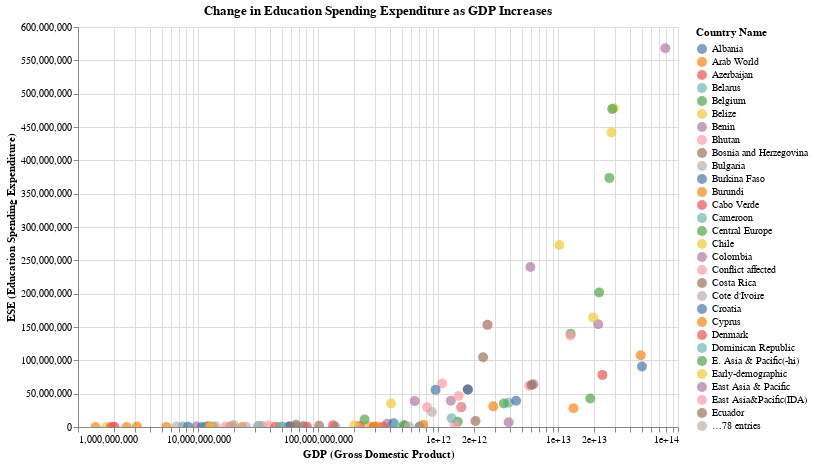

The cell this chart's notebook holds for it:
### Code cell
# Create the Altair scatter plot
scatter_plot = alt.Chart(df).mark_circle(size=100).encode(
    x=alt.X('GDP', scale=alt.Scale(type='log'), title='GDP (Gross Domestic Product)'),
    y=alt.Y('ESE', title='ESE (Education Spending Expenditure)'),
    color='Country Name:N',
    tooltip=['Country Name', 'GDP', 'ESE']
).properties(
    title='Change in Education Spending Expenditure as GDP Increases',
    width=600,
    height=400
).interactive()

scatter_plot.show()

### Figure 1 — Vega-Lite specification as saved in the notebook (floating-point values rounded to 4 significant figures)
{"config": {"view": {"continuousWidth": 300, "continuousHeight": 300}}, "data": {"name": "data-e431be2a31713f4faa4114ff2a230ff9"}, "mark": {"type": "circle", "size": 100}, "encoding": {"color": {"field": "Country Name", "type": "nominal"}, "tooltip": [{"field": "Country Name", "type": "nominal"}, {"field": "GDP", "type": "quantitative"}, {"field": "ESE", "type": "quantitative"}], "x": {"field": "GDP", "scale": {"type": "log"}, "title": "GDP (Gross Domestic Product)", "type": "quantitative"}, "y": {"field": "ESE", "title": "ESE (Education Spending Expenditure)", "type": "quantitative"}}, "height": 400, "params": [{"name": "param_5", "select": {"type": "interval", "encodings": ["x", "y"]}, "bind": "scales"}], "title": "Change in Education Spending Expenditure as GDP Increases", "width": 600, "$schema": "https://vega.github.io/schema/vega-lite/v5.17.0.json", "datasets": {"data-e431be2a31713f4faa4114ff2a230ff9": [{"Country Name": "Albania", "PPT": 2893654, "GDP": 13220000000.0, "PRPE": 0.73, "OOCP": 7097, "ESE": 333291, "EPE": 195720, "UNEMP": 16.1, "LEB": 77.83, "TDP": 5}, {"Country Name": "Arab World", "PPT": 384222592, "GDP": 2890000000000.0, "PRPE": 6.42, "OOCP": 6827541, "ESE": 30972246, "EPE": 45126932, "UNEMP": 11.52, "LEB": 70.57, "TDP": 6}, {"Country Name": "United Arab Emirates", "PPT": 9086139, "GDP": 402000000000.0, "PRPE": 0.22, "OOCP": 14611, "ESE": 411040, "EPE": 409776, "UNEMP": 3.6, "LEB": 77.37, "TDP": 5}, {"Country Name": "Azerbaijan", "PPT": 9535079, "GDP": 75200000000.0, "PRPE": 0.16, "OOCP": 22821, "ESE": 949294, "EPE": 517708, "UNEMP": 5.2, "LEB": 70.76, "TDP": 4}, {"Country Name": "Burundi", "PPT": 10816860, "GDP": 3094000000.0, "PRPE": 24.25, "OOCP": 69246, "ESE": 583308, "EPE": 2046794, "UNEMP": 6.9, "LEB": 56.69, "TDP": 6}, {"Country Name": "Belgium", "PPT": 11231213, "GDP": 531800000000.0, "PRPE": 2.49, "OOCP": 6538, "ESE": 1210112, "EPE": 773568, "UNEMP": 8.5, "LEB": 80.59, "TDP": 6}, {"Country Name": "Benin", "PPT": 10598482, "GDP": 9707000000.0, "PRPE": 10.84, "OOCP": 70228, "ESE": 896763, "EPE": 2133330, "UNEMP": 1.0, "LEB": 59.51, "TDP": 6}, {"Country Name": "Burkina Faso", "PPT": 17589198, "GDP": 12260000000.0, "PRPE": 6.87, "OOCP": 956718, "ESE": 841886, "EPE": 2594024, "UNEMP": 3.1, "LEB": 58.59, "TDP": 6}, {"Country Name": "Bulgaria", "PPT": 7223938, "GDP": 56730000000.0, "PRPE": 0.1, "OOCP": 9514, "ESE": 518914, "EPE": 258840, "UNEMP": 11.6, "LEB": 75.41, "TDP": 4}, {"Country Name": "Bosnia and Herzegovina", "PPT": 3817554, "GDP": 18520000000.0, "PRPE": 0.13, "OOCP": 1668, "ESE": 297460, "EPE": 161023, "UNEMP": 27.9, "LEB": 76.43, "TDP": 5}, {"Country Name": "Belarus", "PPT": 9483000, "GDP": 76100000000.0, "PRPE": 0.03, "OOCP": 22130, "ESE": 648541, "EPE": 368783, "UNEMP": 5.9, "LEB": 72.98, "TDP": 4}, {"Country Name": "Belize", "PPT": 351706, "GDP": 1718000000.0, "PRPE": 6.87, "OOCP": 397, "ESE": 37095, "EPE": 51978, "UNEMP": 11.5, "LEB": 70.08, "TDP": 6}, {"Country Name": "Bhutan", "PPT": 765008, "GDP": 1959000000.0, "PRPE": 6.25, "OOCP": 10967, "ESE": 74227, "EPE": 101667, "UNEMP": 2.8, "LEB": 69.47, "TDP": 7}, {"Country Name": "Central Europe ", "PPT": 103496179, "GDP": 1462000000000.0, "PRPE": 1.04, "OOCP": 218150, "ESE": 7879276, "EPE": 5122451, "UNEMP": 9.06, "LEB": 76.56, "TDP": 5}, {"Country Name": "Switzerland", "PPT": 8188649, "GDP": 702700000000.0, "PRPE": 1.24, "OOCP": 1671, "ESE": 616127, "EPE": 483886, "UNEMP": 4.5, "LEB": 82.85, "TDP": 6}, {"Country Name": "Chile", "PPT": 17762647, "GDP": 258700000000.0, "PRPE": 4.05, "OOCP": 101222, "ESE": 1556372, "EPE": 1469099, "UNEMP": 6.4, "LEB": 81.5, "TDP": 6}, {"Country Name": "Cote d'Ivoire", "PPT": 22157107, "GDP": 34220000000.0, "PRPE": 15.01, "OOCP": 878850, "ESE": 1418361, "EPE": 3176874, "UNEMP": 4.0, "LEB": 51.56, "TDP": 6}, {"Country Name": "Cameroon", "PPT": 22773014, "GDP": 32050000000.0, "PRPE": 12.73, "OOCP": 193251, "ESE": 2000076, "EPE": 4142775, "UNEMP": 4.3, "LEB": 55.49, "TDP": 6}, {"Country Name": "Colombia", "PPT": 47791393, "GDP": 378400000000.0, "PRPE": 1.57, "OOCP": 309168, "ESE": 4827962, "EPE": 4542644, "UNEMP": 10.1, "LEB": 73.99, "TDP": 5}, {"Country Name": "Cabo Verde", "PPT": 513906, "GDP": 1881000000.0, "PRPE": 9.02, "OOCP": 1041, "ESE": 59823, "EPE": 67023, "UNEMP": 9.2, "LEB": 73.15, "TDP": 6}, {"Country Name": "Costa Rica", "PPT": 4757606, "GDP": 50170000000.0, "PRPE": 4.18, "OOCP": 15638, "ESE": 460235, "EPE": 475731, "UNEMP": 8.3, "LEB": 79.4, "TDP": 6}, {"Country Name": "Cyprus", "PPT": 1153658, "GDP": 23310000000.0, "PRPE": 0.13, "OOCP": 1535, "ESE": 58634, "EPE": 53129, "UNEMP": 15.6, "LEB": 80.13, "TDP": 6}, {"Country Name": "Germany", "PPT": 80982500, "GDP": 3879000000000.0, "PRPE": 0.41, "OOCP": 4282, "ESE": 7201072, "EPE": 2862690, "UNEMP": 5.0, "LEB": 80.84, "TDP": 4}, {"Country Name": "Denmark", "PPT": 5643475, "GDP": 346100000000.0, "PRPE": 0.96, "OOCP": 7401, "ESE": 553791, "EPE": 467484, "UNEMP": 6.6, "LEB": 80.55, "TDP": 7}, {"Country Name": "Dominican Republic", "PPT": 10405943, "GDP": 65230000000.0, "PRPE": 6.98, "OOCP": 178919, "ESE": 931068, "EPE": 1267930, "UNEMP": 15.0, "LEB": 73.5, "TDP": 6}, {"Country Name": "E. Asia & Pacific(-hi)", "PPT": 2020656037, "GDP": 12740000000000.0, "PRPE": 0.75, "OOCP": 6301808, "ESE": 139756448, "EPE": 167582400, "UNEMP": 4.58, "LEB": 73.99, "TDP": 6}, {"Country Name": "Early-demographic", "PPT": 3079001949, "GDP": 10270000000000.0, "PRPE": 3.4, "OOCP": 20868796, "ESE": 272891456, "EPE": 355815200, "UNEMP": 5.66, "LEB": 69.04, "TDP": 6}, {"Country Name": "East Asia & Pacific", "PPT": 2264064351, "GDP": 21630000000000.0, "PRPE": 0.74, "OOCP": 6488666, "ESE": 154212112, "EPE": 180388848, "UNEMP": 4.52, "LEB": 74.93, "TDP": 6}, {"Country Name": "Europe&C. Asia(-hi)", "PPT": 408984246, "GDP": 3872000000000.0, "PRPE": 0.76, "OOCP": 1110253, "ESE": 36413404, "EPE": 21083246, "UNEMP": 7.62, "LEB": 71.89, "TDP": 4}, {"Country Name": "Europe &Central Asia", "PPT": 903987814, "GDP": 23440000000000.0, "PRPE": 1.23, "OOCP": 1423031, "ESE": 78143392, "EPE": 49350704, "UNEMP": 9.01, "LEB": 76.89, "TDP": 5}, {"Country Name": "Ecuador", "PPT": 15902916, "GDP": 102300000000.0, "PRPE": 1.35, "OOCP": 63225, "ESE": 1877666, "EPE": 2067545, "UNEMP": 4.6, "LEB": 75.87, "TDP": 6}, {"Country Name": "Euro area", "PPT": 338617134, "GDP": 13450000000000.0, "PRPE": 2.23, "OOCP": 189071, "ESE": 28055416, "EPE": 18148330, "UNEMP": 11.53, "LEB": 81.65, "TDP": 6}, {"Country Name": "Spain", "PPT": 46480882, "GDP": 1381000000000.0, "PRPE": 2.32, "OOCP": 28642, "ESE": 3288424, "EPE": 2960626, "UNEMP": 24.7, "LEB": 83.08, "TDP": 6}, {"Country Name": "European Union", "PPT": 508344735, "GDP": 18570000000000.0, "PRPE": 1.59, "OOCP": 409889, "ESE": 42786516, "EPE": 28606016, "UNEMP": 10.21, "LEB": 80.67, "TDP": 6}, {"Country Name": "Conflict affected ", "PPT": 474395380, "GDP": 810200000000.0, "PRPE": 11.07, "OOCP": 16736669, "ESE": 29457496, "EPE": 71616608, "UNEMP": 7.89, "LEB": 61.72, "TDP": 6}, {"Country Name": "Finland", "PPT": 5461512, "GDP": 272500000000.0, "PRPE": 0.33, "OOCP": 1721, "ESE": 536925, "EPE": 351766, "UNEMP": 8.6, "LEB": 81.13, "TDP": 6}, {"Country Name": "Ghana", "PPT": 26786598, "GDP": 38620000000.0, "PRPE": 2.65, "OOCP": 413314, "ESE": 2265692, "EPE": 4117152, "UNEMP": 2.4, "LEB": 61.31, "TDP": 6}, {"Country Name": "Guinea", "PPT": 12275527, "GDP": 6624000000.0, "PRPE": 13.64, "OOCP": 416632, "ESE": 715702, "EPE": 1729630, "UNEMP": 1.8, "LEB": 58.73, "TDP": 6}, {"Country Name": "Guatemala", "PPT": 16015494, "GDP": 58720000000.0, "PRPE": 9.31, "OOCP": 257525, "ESE": 1165624, "EPE": 2417429, "UNEMP": 2.9, "LEB": 71.72, "TDP": 6}, {"Country Name": "High income", "PPT": 1180597445, "GDP": 50070000000000.0, "PRPE": 1.44, "OOCP": 2309701, "ESE": 90841792, "EPE": 75883424, "UNEMP": 7.37, "LEB": 80.58, "TDP": 6}, {"Country Name": "Hong Kong SAR, China", "PPT": 7241700, "GDP": 291200000000.0, "PRPE": 0.53, "OOCP": 1913, "ESE": 415971, "EPE": 324171, "UNEMP": 3.2, "LEB": 83.98, "TDP": 6}, {"Country Name": "Honduras", "PPT": 7961680, "GDP": 19380000000.0, "PRPE": 1.64, "OOCP": 53956, "ESE": 619832, "EPE": 1150042, "UNEMP": 3.9, "LEB": 73.14, "TDP": 6}, {"Country Name": "Poor countries (HIPC)", "PPT": 701714118, "GDP": 639800000000.0, "PRPE": 10.05, "OOCP": 22588052, "ESE": 38850524, "EPE": 118997400, "UNEMP": 6.6, "LEB": 60.79, "TDP": 6}, {"Country Name": "Croatia", "PPT": 4238389, "GDP": 57140000000.0, "PRPE": 0.19, "OOCP": 2676, "ESE": 370356, "EPE": 160819, "UNEMP": 16.7, "LEB": 77.33, "TDP": 4}, {"Country Name": "Hungary", "PPT": 9866468, "GDP": 139300000000.0, "PRPE": 1.73, "OOCP": 15945, "ESE": 857807, "EPE": 393020, "UNEMP": 7.8, "LEB": 75.87, "TDP": 4}, {"Country Name": "IBRD only", "PPT": 4480656590, "GDP": 26790000000000.0, "PRPE": 2.51, "OOCP": 15628908, "ESE": 373634784, "EPE": 419335712, "UNEMP": 5.61, "LEB": 72.05, "TDP": 6}, {"Country Name": "IDA & IBRD total", "PPT": 6104461024, "GDP": 29160000000000.0, "PRPE": 4.1, "OOCP": 58664280, "ESE": 478212864, "EPE": 644414208, "UNEMP": 5.67, "LEB": 69.75, "TDP": 6}, {"Country Name": "IDA total", "PPT": 1623804434, "GDP": 2375000000000.0, "PRPE": 7.05, "OOCP": 43035372, "ESE": 104578088, "EPE": 225078480, "UNEMP": 5.87, "LEB": 63.41, "TDP": 6}, {"Country Name": "IDA blend", "PPT": 573991143, "GDP": 1279000000000.0, "PRPE": 2.15, "OOCP": 16598032, "ESE": 39283708, "EPE": 66395416, "UNEMP": 5.25, "LEB": 63.32, "TDP": 6}, {"Country Name": "Indonesia", "PPT": 254454778, "GDP": 890500000000.0, "PRPE": 2.21, "OOCP": 2008214, "ESE": 22586956, "EPE": 29838440, "UNEMP": 6.2, "LEB": 68.89, "TDP": 6}, {"Country Name": "IDA only", "PPT": 1049813291, "GDP": 1084000000000.0, "PRPE": 9.1, "OOCP": 26437340, "ESE": 65294380, "EPE": 158683072, "UNEMP": 6.19, "LEB": 63.46, "TDP": 6}, {"Country Name": "Iran, Islamic Rep.", "PPT": 78143644, "GDP": 425300000000.0, "PRPE": 1.25, "OOCP": 44743, "ESE": 5794537, "EPE": 7441078, "UNEMP": 12.8, "LEB": 75.39, "TDP": 6}, {"Country Name": "Israel", "PPT": 8215700, "GDP": 308800000000.0, "PRPE": 1.38, "OOCP": 24274, "ESE": 767729, "EPE": 861699, "UNEMP": 6.1, "LEB": 82.15, "TDP": 6}, {"Country Name": "Kazakhstan", "PPT": 17289224, "GDP": 221400000000.0, "PRPE": 0.04, "OOCP": 5110, "ESE": 1661586, "EPE": 1122282, "UNEMP": 4.1, "LEB": 71.62, "TDP": 4}, {"Country Name": "Kyrgyz Republic", "PPT": 5835500, "GDP": 7468000000.0, "PRPE": 0.03, "OOCP": 8148, "ESE": 650516, "EPE": 434642, "UNEMP": 8.1, "LEB": 70.4, "TDP": 4}, {"Country Name": "Latin America(-hi)", "PPT": 598846559, "GDP": 5754000000000.0, "PRPE": 4.79, "OOCP": 3480099, "ESE": 61868840, "EPE": 63043688, "UNEMP": 6.54, "LEB": 74.72, "TDP": 6}, {"Country Name": "Lao PDR", "PPT": 6689300, "GDP": 11740000000.0, "PRPE": 6.92, "OOCP": 36499, "ESE": 600747, "EPE": 870893, "UNEMP": 1.4, "LEB": 66.12, "TDP": 5}, {"Country Name": "Liberia", "PPT": 4396554, "GDP": 2013000000.0, "PRPE": 6.04, "OOCP": 442455, "ESE": 222857, "EPE": 683977, "UNEMP": 3.8, "LEB": 60.83, "TDP": 6}, {"Country Name": "Latin America&Caribbean", "PPT": 626285603, "GDP": 6233000000000.0, "PRPE": 4.77, "OOCP": 3633176, "ESE": 64141980, "EPE": 65342340, "UNEMP": 6.58, "LEB": 74.94, "TDP": 6}, {"Country Name": "Least developed countries", "PPT": 931955068, "GDP": 954700000000.0, "PRPE": 9.59, "OOCP": 24512260, "ESE": 55732712, "EPE": 145810064, "UNEMP": 6.13, "LEB": 63.19, "TDP": 6}, {"Country Name": "Low income", "PPT": 621322015, "GDP": 406300000000.0, "PRPE": 10.24, "OOCP": 19426072, "ESE": 35371836, "EPE": 105538408, "UNEMP": 5.98, "LEB": 61.27, "TDP": 6}, {"Country Name": "Lower middle income", "PPT": 2885248344, "GDP": 5889000000000.0, "PRPE": 3.1, "OOCP": 30376606, "ESE": 239921488, "EPE": 331002304, "UNEMP": 5.25, "LEB": 67.25, "TDP": 6}, {"Country Name": "Low & middle income", "PPT": 6080182833, "GDP": 28330000000000.0, "PRPE": 4.09, "OOCP": 58633756, "ESE": 477174112, "EPE": 643171328, "UNEMP": 5.64, "LEB": 69.68, "TDP": 6}, {"Country Name": "Lesotho", "PPT": 2109197, "GDP": 2539000000.0, "PRPE": 8.75, "OOCP": 65881, "ESE": 130836, "EPE": 366048, "UNEMP": 26.2, "LEB": 49.7, "TDP": 7}, {"Country Name": "Late-demographic dividend", "PPT": 2235786397, "GDP": 19640000000000.0, "PRPE": 1.5, "OOCP": 5386553, "ESE": 164160592, "EPE": 158910240, "UNEMP": 5.1, "LEB": 75.12, "TDP": 6}, {"Country Name": "Lithuania", "PPT": 2932367, "GDP": 48350000000.0, "PRPE": 0.54, "OOCP": 561, "ESE": 277349, "EPE": 108115, "UNEMP": 11.3, "LEB": 73.97, "TDP": 4}, {"Country Name": "Latvia", "PPT": 1993782, "GDP": 31320000000.0, "PRPE": 0.76, "OOCP": 3395, "ESE": 121580, "EPE": 114623, "UNEMP": 10.0, "LEB": 74.19, "TDP": 6}, {"Country Name": "Middle East & North Africa", "PPT": 416401841, "GDP": 3537000000000.0, "PRPE": 5.88, "OOCP": 2458452, "ESE": 35294308, "EPE": 47857856, "UNEMP": 11.26, "LEB": 72.85, "TDP": 6}, {"Country Name": "Mexico", "PPT": 125385833, "GDP": 1298000000000.0, "PRPE": 0.82, "OOCP": 340062, "ESE": 12993322, "EPE": 14627368, "UNEMP": 4.9, "LEB": 76.72, "TDP": 6}, {"Country Name": "Middle income", "PPT": 5458860818, "GDP": 27920000000000.0, "PRPE": 2.88, "OOCP": 39207684, "ESE": 441802272, "EPE": 537632896, "UNEMP": 5.6, "LEB": 70.64, "TDP": 6}, {"Country Name": "Mali", "PPT": 17086022, "GDP": 14000000000.0, "PRPE": 20.06, "OOCP": 1029672, "ESE": 961046, "EPE": 2181617, "UNEMP": 8.1, "LEB": 57.99, "TDP": 6}, {"Country Name": "Malta", "PPT": 427364, "GDP": 10740000000.0, "PRPE": 0.48, "OOCP": 841, "ESE": 30230, "EPE": 24072, "UNEMP": 5.9, "LEB": 81.75, "TDP": 6}, {"Country Name": "Myanmar", "PPT": 53437159, "GDP": 65570000000.0, "PRPE": 0.2, "OOCP": 284278, "ESE": 3191268, "EPE": 5177276, "UNEMP": 3.3, "LEB": 65.86, "TDP": 5}, {"Country Name": "M.East&N.Africa(-hi)", "PPT": 356262920, "GDP": 1568000000000.0, "PRPE": 6.56, "OOCP": 2285200, "ESE": 29813136, "EPE": 42118076, "UNEMP": 12.88, "LEB": 72.27, "TDP": 6}, {"Country Name": "Mongolia", "PPT": 2909871, "GDP": 12230000000.0, "PRPE": 0.05, "OOCP": 10311, "ESE": 285597, "EPE": 239289, "UNEMP": 4.8, "LEB": 69.46, "TDP": 5}, {"Country Name": "Mozambique", "PPT": 27216276, "GDP": 16960000000.0, "PRPE": 6.41, "OOCP": 677573, "ESE": 783558, "EPE": 5669591, "UNEMP": 22.6, "LEB": 55.03, "TDP": 7}, {"Country Name": "Mauritania", "PPT": 3969625, "GDP": 5442000000.0, "PRPE": 3.49, "OOCP": 150634, "ESE": 178968, "EPE": 592249, "UNEMP": 31.0, "LEB": 63.02, "TDP": 6}, {"Country Name": "Mauritius", "PPT": 1260934, "GDP": 12800000000.0, "PRPE": 0.98, "OOCP": 3539, "ESE": 133001, "EPE": 105447, "UNEMP": 7.7, "LEB": 74.19, "TDP": 6}, {"Country Name": "Niger", "PPT": 19113728, "GDP": 8245000000.0, "PRPE": 3.85, "OOCP": 1233332, "ESE": 515075, "EPE": 2277021, "UNEMP": 5.1, "LEB": 61.46, "TDP": 6}, {"Country Name": "Nepal", "PPT": 28174724, "GDP": 19810000000.0, "PRPE": 10.22, "OOCP": 173764, "ESE": 3163946, "EPE": 4401780, "UNEMP": 2.7, "LEB": 69.6, "TDP": 5}, {"Country Name": "OECD members", "PPT": 1274981875, "GDP": 48900000000000.0, "PRPE": 1.39, "OOCP": 2779138, "ESE": 107619152, "EPE": 89315032, "UNEMP": 7.34, "LEB": 80.12, "TDP": 6}, {"Country Name": "Oman", "PPT": 4236057, "GDP": 81040000000.0, "PRPE": 0.0, "OOCP": 5713, "ESE": 391099, "EPE": 233306, "UNEMP": 7.2, "LEB": 77.09, "TDP": 4}, {"Country Name": "Other small states", "PPT": 28142985, "GDP": 443500000000.0, "PRPE": 11.51, "OOCP": 511619, "ESE": 2021330, "EPE": 3619640, "UNEMP": 10.99, "LEB": 66.45, "TDP": 6}, {"Country Name": "Pakistan", "PPT": 185044286, "GDP": 244400000000.0, "PRPE": 2.28, "OOCP": 5611792, "ESE": 11286628, "EPE": 19431564, "UNEMP": 5.2, "LEB": 66.18, "TDP": 5}, {"Country Name": "Peru", "PPT": 30973148, "GDP": 201000000000.0, "PRPE": 4.2, "OOCP": 161695, "ESE": 2670847, "EPE": 3495614, "UNEMP": 4.2, "LEB": 74.53, "TDP": 6}, {"Country Name": "Pre-demographic dividend", "PPT": 826352062, "GDP": 1483000000000.0, "PRPE": 8.81, "OOCP": 32635430, "ESE": 46566744, "EPE": 136351696, "UNEMP": 7.78, "LEB": 58.36, "TDP": 6}, {"Country Name": "Russian Federation", "PPT": 143819569, "GDP": 2053000000000.0, "PRPE": 0.38, "OOCP": 220011, "ESE": 9061324, "EPE": 5725528, "UNEMP": 5.1, "LEB": 70.37, "TDP": 4}, {"Country Name": "South Asia", "PPT": 1721152580, "GDP": 2585000000000.0, "PRPE": 3.23, "OOCP": 11322410, "ESE": 153192192, "EPE": 191118304, "UNEMP": 3.9, "LEB": 68.12, "TDP": 5}, {"Country Name": "Saudi Arabia", "PPT": 30886545, "GDP": 753800000000.0, "PRPE": 0.96, "OOCP": 120782, "ESE": 3419441, "EPE": 3737083, "UNEMP": 5.6, "LEB": 74.34, "TDP": 6}, {"Country Name": "El Salvador", "PPT": 6107706, "GDP": 25050000000.0, "PRPE": 6.06, "OOCP": 40769, "ESE": 625060, "EPE": 777043, "UNEMP": 6.2, "LEB": 72.75, "TDP": 6}, {"Country Name": "Serbia", "PPT": 7130576, "GDP": 44210000000.0, "PRPE": 0.45, "OOCP": 3975, "ESE": 548158, "EPE": 284754, "UNEMP": 22.2, "LEB": 75.53, "TDP": 4}, {"Country Name": "Saharan Africa(-hi)", "PPT": 974280491, "GDP": 1769000000000.0, "PRPE": 8.18, "OOCP": 34133988, "ESE": 56130096, "EPE": 158225632, "UNEMP": 7.97, "LEB": 58.56, "TDP": 6}, {"Country Name": "Sub-Saharan Africa", "PPT": 974371891, "GDP": 1771000000000.0, "PRPE": 8.18, "OOCP": 34134436, "ESE": 56136952, "EPE": 158234432, "UNEMP": 7.97, "LEB": 58.56, "TDP": 6}, {"Country Name": "Small states", "PPT": 37479355, "GDP": 520800000000.0, "PRPE": 9.96, "OOCP": 579860, "ESE": 2841358, "EPE": 4699990, "UNEMP": 10.72, "LEB": 67.84, "TDP": 6}, {"Country Name": "Slovenia", "PPT": 2061980, "GDP": 49530000000.0, "PRPE": 0.78, "OOCP": 2454, "ESE": 145179, "EPE": 111648, "UNEMP": 9.5, "LEB": 80.52, "TDP": 6}, {"Country Name": "Sweden", "PPT": 9696110, "GDP": 573800000000.0, "PRPE": 0.0, "OOCP": 1787, "ESE": 826694, "EPE": 757164, "UNEMP": 8.0, "LEB": 81.96, "TDP": 6}, {"Country Name": "East Asia&Pacific(IDA)", "PPT": 1995584007, "GDP": 12720000000000.0, "PRPE": 0.75, "OOCP": 6246218, "ESE": 137370112, "EPE": 165744688, "UNEMP": 4.59, "LEB": 74.03, "TDP": 6}, {"Country Name": "Eur &C. Asia(IDA)", "PPT": 451234370, "GDP": 4475000000000.0, "PRPE": 0.77, "OOCP": 1174909, "ESE": 39439656, "EPE": 23412538, "UNEMP": 7.83, "LEB": 72.4, "TDP": 4}, {"Country Name": "Latin America(IDA)", "PPT": 610149938, "GDP": 6020000000000.0, "PRPE": 4.83, "OOCP": 3533954, "ESE": 62970044, "EPE": 64228640, "UNEMP": 6.6, "LEB": 74.83, "TDP": 6}, {"Country Name": "M. East&N. Africa(IDA)", "PPT": 351968238, "GDP": 1555000000000.0, "PRPE": 6.62, "OOCP": 2252351, "ESE": 29103910, "EPE": 41675600, "UNEMP": 12.76, "LEB": 72.26, "TDP": 6}, {"Country Name": "Timor-Leste", "PPT": 1212107, "GDP": 1399000000.0, "PRPE": 17.75, "OOCP": 3869, "ESE": 118935, "EPE": 245847, "UNEMP": 4.7, "LEB": 68.26, "TDP": 6}, {"Country Name": "South Asia(IDA)", "PPT": 1721152580, "GDP": 2585000000000.0, "PRPE": 3.23, "OOCP": 11322410, "ESE": 153192192, "EPE": 191118304, "UNEMP": 3.9, "LEB": 68.12, "TDP": 5}, {"Country Name": "Saharan Africa(IDA)", "PPT": 974371891, "GDP": 1771000000000.0, "PRPE": 8.18, "OOCP": 34134436, "ESE": 56136952, "EPE": 158234432, "UNEMP": 7.97, "LEB": 58.56, "TDP": 6}, {"Country Name": "Ukraine", "PPT": 45362900, "GDP": 133500000000.0, "PRPE": 0.06, "OOCP": 56464, "ESE": 2713646, "EPE": 1685030, "UNEMP": 7.7, "LEB": 71.19, "TDP": 4}, {"Country Name": "Upper middle income", "PPT": 2573612474, "GDP": 22020000000000.0, "PRPE": 2.55, "OOCP": 8831078, "ESE": 201880784, "EPE": 206630624, "UNEMP": 5.9, "LEB": 74.44, "TDP": 6}, {"Country Name": "West Bank and Gaza", "PPT": 4294682, "GDP": 12720000000.0, "PRPE": 0.2, "OOCP": 32849, "ESE": 709226, "EPE": 442476, "UNEMP": 26.2, "LEB": 72.9, "TDP": 4}, {"Country Name": "World", "PPT": 7260780278, "GDP": 78380000000000.0, "PRPE": 3.81, "OOCP": 60943456, "ESE": 568015872, "EPE": 719054784, "UNEMP": 5.93, "LEB": 71.45, "TDP": 6}]}}
